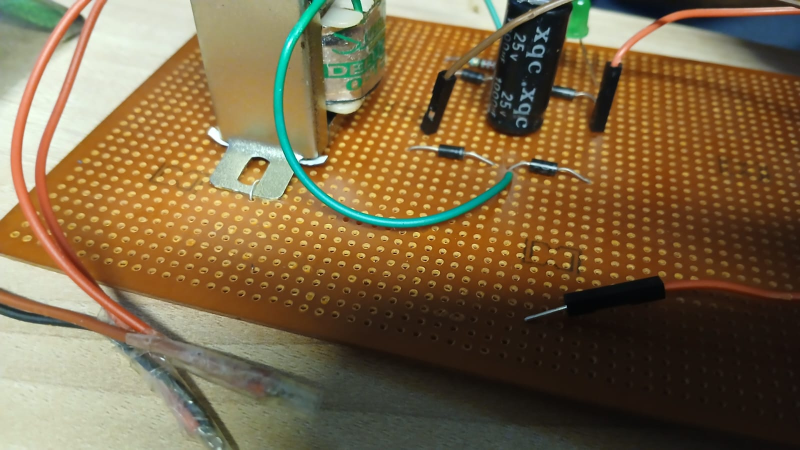
#> input picture rectifier-report-figures/photos/closeup.jpeg, 1600 x 900 px, found by its file name (shown at 1/2 size)
$ jupyter execute rectifier_figures.ipynb
#> lines starting #> are read from the running program, lines starting #| are printed output that depends on the picture
# Full Wave Rectifier – simulation and figures
Bridge rectifier (4 x 1N4007) + 1000 µF filter + green LED with 1 kΩ series resistor.
Everything below is a model (ideal transformer, constant diode drop), so the numbers are
*simulated / calculated*, not measured. Change the parameters in the next cell to match your board.

**Colab:** to include the photo figures, upload `top_view.jpeg`, `closeup.jpeg` and `side_view.jpeg` into a `photos/` folder (left sidebar → Files). The other figures need no files.

[cell 1]
# Imports and parameters
import os
import numpy as np
import matplotlib
import matplotlib.pyplot as plt
from matplotlib.patches import Polygon, Circle, Arc
from PIL import Image

plt.rcParams['font.family'] = 'DejaVu Sans'
OUT = 'figures'; os.makedirs(OUT, exist_ok=True)

f   = 50                    # mains frequency (Hz)
Vrms = 12                   # transformer secondary (V rms)  -> check with a multimeter
Vm  = Vrms*np.sqrt(2)       # peak secondary voltage
VD  = 0.7                   # silicon diode drop (V)
VF  = 2.0                   # green LED forward drop (V)
R   = 1000.0                # LED series resistor (ohm)    -> check the colour bands
C_BUILT = 1000e-6           # filter capacitor as built (F)
Vp  = Vm - 2*VD             # peak of the rectified output (two diodes conduct)
print(f'Vm = {Vm:.2f} V, Vp = {Vp:.2f} V')

[cell 2]
# Simulation of the rectifier
def run(C, R=R, T=0.2, dt=2e-6):
    """Return time, secondary voltage, and output voltage.
    C=None gives the unfiltered output."""
    t = np.arange(0, T, dt)
    vs = Vm*np.sin(2*np.pi*f*t)
    rect = np.clip(np.abs(vs) - 2*VD, 0, None)
    if C is None:
        return t, vs, rect
    vc = 0.0; out = np.empty_like(t)
    for k, r in enumerate(rect):
        if r > vc:                       # diodes conduct, capacitor charges
            vc = r
        else:                            # diodes off, capacitor feeds the LED + R branch
            vc -= max(0.0, vc - VF)/R*dt/C
        out[k] = vc
    return t, vs, out

[cell 3]
# Table values (unfiltered and filtered)
t, vs, u = run(None)
m = (t >= 0.04) & (t < 0.08)             # two full cycles
vdc = u[m].mean(); vrms = np.sqrt((u[m]**2).mean())
gamma = np.sqrt((vrms/vdc)**2 - 1)
iavg = (np.clip(u[m] - VF, 0, None)/R).mean()
print(f'UNFILTERED: Vdc={vdc:.2f} V  Vrms={vrms:.2f} V  ripple factor={gamma:.3f}  Iavg={iavg*1e3:.2f} mA')

print('\nC(uF)  Vdc    Vr(pp)  gamma_sim(%)  gamma_formula(%)  Idc(mA)')
for C in (100e-6, 220e-6, 470e-6, 1000e-6):
    t, vs, o = run(C, T=0.4); m = t > 0.3
    vdc_c = o[m].mean(); vpp = o[m].max() - o[m].min()
    g_sim = np.sqrt(((o[m]-vdc_c)**2).mean())/vdc_c*100
    I = (vdc_c - VF)/R
    g_form = 1/(4*np.sqrt(3)*f*C*(vdc_c/I))*100
    print(f'{C*1e6:5.0f}  {vdc_c:5.2f}  {vpp:5.2f}   {g_sim:6.2f}        {g_form:6.2f}          {I*1e3:5.2f}')

[cell 4]
# Figure 7 – circuit diagram
INK = '#1b1b1b'
def wire(ax, *pts, lw=2.6):
    ax.plot(*zip(*pts), c=INK, lw=lw, solid_capstyle='round', solid_joinstyle='round')
def dot(ax, p): ax.plot(*p, 'o', c=INK, ms=7)
def diode(ax, a, b, label, off):
    a = np.array(a, float); b = np.array(b, float)
    m = (a+b)/2; d = (b-a)/np.linalg.norm(b-a); n = np.array([-d[1], d[0]])
    s, w = 0.42, 0.36; p1, p2 = m - d*s, m + d*s
    ax.plot(*zip(a, p1), c=INK, lw=2.6); ax.plot(*zip(p2, b), c=INK, lw=2.6)
    ax.add_patch(Polygon([p1+n*w, p1-n*w, p2], closed=True, fc='white', ec=INK, lw=2.6))
    ax.plot(*zip(p2+n*w, p2-n*w), c=INK, lw=3.2)
    ax.text(m[0]+off[0], m[1]+off[1], label, fontsize=12, fontweight='bold', ha='center', va='center')
def coil(ax, x, y0, y1, n, side):
#> called with x = 2, y0 = 2.5, y1 = 5.5, n = 5, side = 1
    ys = np.linspace(y0, y1, n+1)
    for i in range(n):
        ax.add_patch(Arc((x, (ys[i]+ys[i+1])/2), 0.5, ys[i+1]-ys[i],
                         theta1=-90 if side > 0 else 90, theta2=90 if side > 0 else 270, ec=INK, lw=2.6))

fig, ax = plt.subplots(figsize=(11.2, 7.2), dpi=100)
ax.set_xlim(-1.2, 18.0); ax.set_ylim(-0.6, 8.2); ax.axis('off'); ax.set_aspect('equal')
ax.add_patch(Circle((0.9, 4), 0.55, fc='white', ec=INK, lw=2.6))
xs = np.linspace(0.65, 1.15, 50); ax.plot(xs, 4+0.2*np.sin((xs-0.65)/0.5*2*np.pi), c=INK, lw=2)
ax.text(0.2, 4.0, '230 V\n50 Hz', ha='right', va='center', fontsize=11, color='#555')
wire(ax, (0.9, 4.55), (0.9, 5.5), (2.0, 5.5)); wire(ax, (0.9, 3.45), (0.9, 2.5), (2.0, 2.5))
coil(ax, 2.0, 2.5, 5.5, 5, +1); coil(ax, 3.3, 2.5, 5.5, 5, -1)
for x in (2.55, 2.75): wire(ax, (x, 2.3), (x, 5.7), lw=2.2)
ax.text(2.65, 6.2, 'T1\n230 V / 12 V', ha='center', fontsize=11, fontweight='bold')
wire(ax, (3.3, 5.5), (3.9, 5.5), (3.9, 6.9), (6.5, 6.9), (6.5, 6.4))
wire(ax, (3.3, 2.5), (3.9, 2.5), (3.9, 1.5), (6.5, 1.5), (6.5, 1.7))
P, Q, N, POS = (6.5, 6.4), (6.5, 1.7), (4.4, 4.05), (8.6, 4.05)
diode(ax, P, POS, 'D1', (0.55, 0.5)); diode(ax, Q, POS, 'D2', (0.55, -0.5))
diode(ax, N, P, 'D3', (-0.55, 0.5)); diode(ax, N, Q, 'D4', (-0.55, -0.5))
for p in (P, Q, N, POS): dot(ax, p)
ax.text(6.5, 7.3, 'P', ha='center', fontsize=13, color='#666'); ax.text(6.5, 1.0, 'Q', ha='center', fontsize=13, color='#666')
wire(ax, N, (4.4, 0.2), (13.4, 0.2))
ax.plot([4.2, 4.6], [1.5, 1.5], c='white', lw=3.5, zorder=3)                       # wire hop
ax.add_patch(Arc((4.4, 1.5), 0.4, 0.4, theta1=0, theta2=180, ec=INK, lw=2.6, zorder=4))
wire(ax, POS, (13.4, 4.05))
cx = 10.0                                                                          # filter capacitor
wire(ax, (cx, 4.05), (cx, 2.55)); wire(ax, (cx, 1.75), (cx, 0.2))
wire(ax, (cx-0.55, 2.55), (cx+0.55, 2.55), lw=4); wire(ax, (cx-0.55, 1.75), (cx+0.55, 1.75), lw=4)
dot(ax, (cx, 4.05)); dot(ax, (cx, 0.2))
ax.text(cx-0.45, 2.95, '+', fontsize=15, fontweight='bold', color='#1f5fa8')
ax.text(cx+0.2, 3.35, 'C1\n1000 µF\n25 V', ha='left', va='center', fontsize=10.5, fontweight='bold')
lx = 12.1                                                                          # LED + resistor branch
wire(ax, (lx, 4.05), (lx, 3.5))
zz = [(lx, 3.5)] + [(lx+(0.2 if i % 2 == 0 else -0.2), 3.5-0.17*(i+0.5)) for i in range(6)] + [(lx, 2.45)]
wire(ax, *zz); wire(ax, (lx, 2.45), (lx, 2.2))
ax.add_patch(Polygon([(lx-0.33, 2.2), (lx+0.33, 2.2), (lx, 1.55)], closed=True, fc='white', ec=INK, lw=2.6))
wire(ax, (lx-0.33, 1.55), (lx+0.33, 1.55), lw=3.2); wire(ax, (lx, 1.55), (lx, 0.2))
for dy in (0.0, 0.28):
    ax.annotate('', xy=(lx+0.95, 2.45-dy), xytext=(lx+0.45, 1.95-dy), arrowprops=dict(arrowstyle='-|>', color='#2e8b3a', lw=2))
dot(ax, (lx, 4.05)); dot(ax, (lx, 0.2))
ax.text(lx+0.45, 3.0, 'R\n1 kΩ', ha='left', va='center', fontsize=11, fontweight='bold')
ax.text(lx+0.55, 0.85, 'Green LED', ha='left', va='center', fontsize=11, fontweight='bold', color='#2e8b3a')
for y, lab, col in ((4.05, 'DC+  (orange jumper)', '#c75a00'), (0.2, 'DC−  (brown jumper)', '#6b4a2b')):
    ax.add_patch(Circle((13.4, y), 0.14, fc='white', ec=INK, lw=2.4, zorder=5))
    ax.text(13.7, y, lab, fontsize=11, fontweight='bold', color=col, va='center')
ax.text(13.7, 2.1, 'free ends = bare male pins\n(output terminals, left\nunconnected)', fontsize=10, color='#555', va='center')
ax.text(5.2, 4.05, '−', fontsize=22, color='#1f5fa8', ha='right', va='center', fontweight='bold')
ax.text(8.8, 4.55, '+', fontsize=22, color='#1f5fa8', ha='left', va='center', fontweight='bold')
fig.savefig(f'{OUT}/fig7_circuit.png', bbox_inches='tight', dpi=170, facecolor='white'); plt.show()
#> after `fig.savefig(f'{OUT}/fig7_circuit.png', bbox_inches='tight', dpi=170, f`:
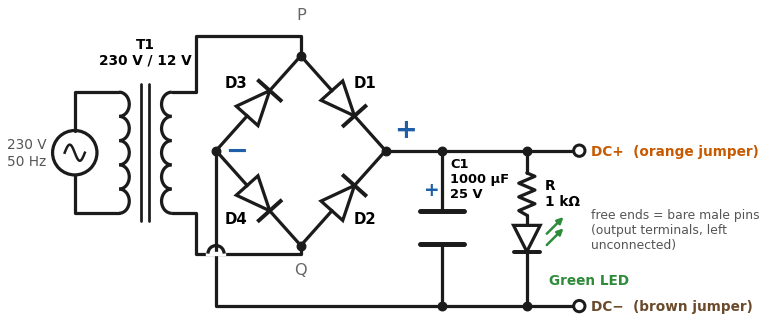
#> figure drawn by matplotlib, 1 panel

[cell 5]
# Figure 10 – output waveform with and without the filter
G, RD, OR, BL = '#2e7d32', '#c8102e', '#e07b00', '#1565c0'
cols = {100: OR, 220: BL, 470: RD, 1000: G}
t, vs, u = run(None, T=0.08); tm = t*1e3
sims = {C: run(C*1e-6, T=0.08)[2] for C in (100, 220, 470, 1000)}
fig, (a1, a2) = plt.subplots(2, 1, figsize=(7.6, 6.2), dpi=180)
a1.plot(tm, vs, c='#b0b0b0', lw=1.1, label='Transformer secondary')
a1.plot(tm, u, c='#555', lw=1.3, ls='--', label='Without filter')
a1.plot(tm, sims[1000], c=G, lw=2.4, label='With C1 = 1000 µF (as built)')
a1.set(ylabel='Voltage (V)', xlim=(-2, 80)); a1.set_title('(a) Full view', loc='left', fontsize=10)
a1.legend(loc='lower right', fontsize=8); a1.grid(alpha=.25)
for C in (100, 220, 470):
    a2.plot(tm, sims[C], c=cols[C], lw=1.2, ls='--', label=f'{C} µF (simulated, for comparison)')
a2.plot(tm, sims[1000], c=G, lw=2.6, label='1000 µF (as built)')
a2.set(xlim=(30, 80), ylim=(14.0, 15.9), xlabel='Time (ms)', ylabel='Output voltage (V)')
a2.set_title('(b) Zoomed view of the ripple', loc='left', fontsize=10); a2.grid(alpha=.25); a2.legend(loc='lower left', fontsize=7.5, ncol=2)
mm = (tm >= 40) & (tm <= 60); vmax, vmin = sims[1000][mm].max(), sims[1000][mm].min()
a2.annotate(f'ripple (1000 µF): V$_{{r(pp)}}$ ≈ {vmax-vmin:.2f} V', xy=(54.5, vmin), xytext=(56, 15.78), fontsize=8.5, arrowprops=dict(arrowstyle='->'))
for a in (a1, a2): a.spines[['top', 'right']].set_visible(False)
plt.tight_layout(); fig.savefig(f'{OUT}/fig10_waveform.png', dpi=180, facecolor='white'); plt.show()
#> after `plt.tight_layout()`:
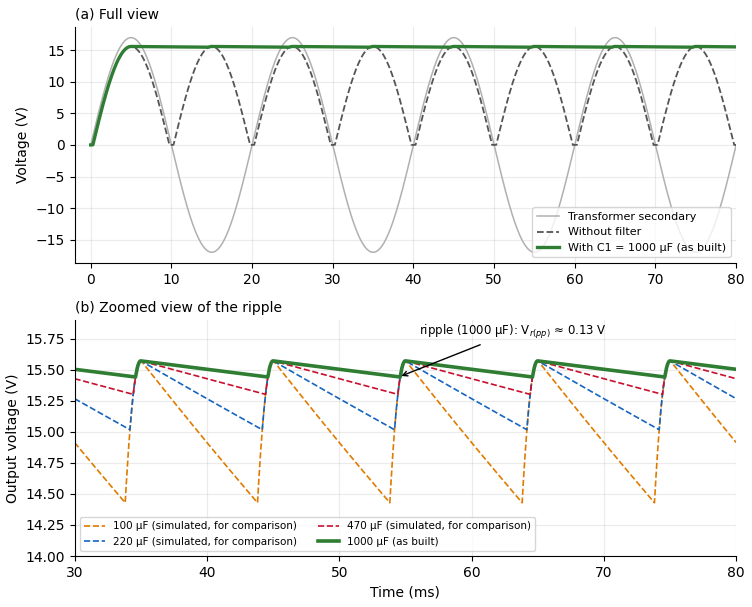
#> figure drawn by matplotlib, 2 panels; panel 1: curve peaks at x = 5, y = 16.97; panel 1: curve peaks at x = 5, y = 15.57; panel 1: curve peaks at x = 5, y = 15.57; panel 2: curve peaks at x = 5, y = 15.57

[cell 6]
# Figure 11 – ripple factor vs capacitance
Cs = np.logspace(np.log10(47e-6), np.log10(4700e-6), 60)
def ripple_pct(C, Rser):
    I = (Vp - VF)/Rser; Vr = I/(2*f*C); Vdc = Vp - Vr/2
    return Vr/(2*np.sqrt(3)*Vdc)*100
fig, ax = plt.subplots(figsize=(7.6, 4.2), dpi=180)
for Rser, c, l in ((470, RD, 'R = 470 Ω'), (1000, G, 'R = 1 kΩ (as built)'), (2200, BL, 'R = 2.2 kΩ')):
    ax.loglog(Cs*1e6, ripple_pct(Cs, Rser), c=c, lw=2.4 if Rser == 1000 else 1.6, label=l)
g0 = ripple_pct(C_BUILT, R)
ax.plot(1000, g0, 'o', c='k', ms=8, zorder=5)
ax.annotate(f'built circuit\n(1000 µF, 1 kΩ)\nγ ≈ {g0:.2f} %', xy=(1000, g0), xytext=(1400, 2.2), fontsize=8.5, arrowprops=dict(arrowstyle='->'))
ax.set(xlabel='Filter capacitance C (µF)', ylabel='Ripple factor γ (%)'); ax.grid(alpha=.3, which='both')
ax.legend(fontsize=8.5, title='Series resistor with LED', title_fontsize=8.5); ax.spines[['top', 'right']].set_visible(False)
plt.tight_layout(); fig.savefig(f'{OUT}/fig11_ripple_vs_C.png', dpi=180, facecolor='white'); plt.show()
#> after `plt.tight_layout()`:
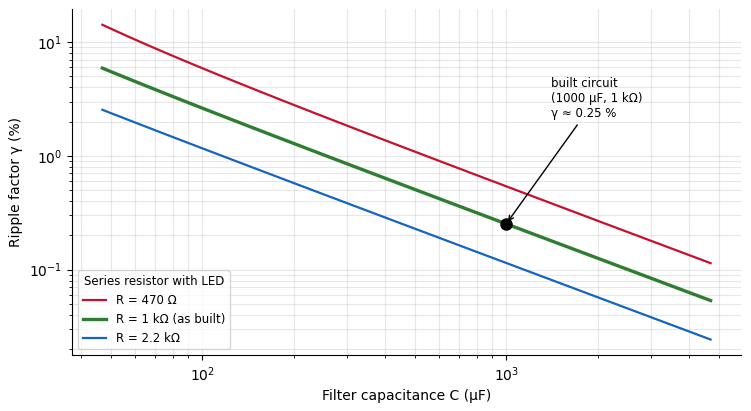
#> figure drawn by matplotlib, 1 panel; curve peaks at x = 47, y = 14.19; curve peaks at x = 47, y = 5.9; curve peaks at x = 47, y = 2.54

[cell 7]
# Figure 12 – average output voltage vs load current (small-ripple approximation)
I = np.linspace(0, 60e-3, 100)
fig, ax = plt.subplots(figsize=(7.6, 4.2), dpi=180)
for C in (100, 220, 470, 1000):
    ax.plot(I*1e3, Vp - I/(4*f*C*1e-6), c=cols[C], lw=2.4 if C == 1000 else 1.6, label=f'C = {C} µF')
y0 = Vp - 13.5e-3/(4*f*C_BUILT)
ax.plot(13.5, y0, 'o', c='k', ms=8, zorder=5)
ax.annotate('built circuit\n(≈ 13.5 mA, 1000 µF)', xy=(13.5, y0), xytext=(24, 15.9), fontsize=8.5, arrowprops=dict(arrowstyle='->'))
ax.set(xlabel='Load current (mA)', ylabel='Average output voltage V$_{dc}$ (V)', ylim=(8, 16.4)); ax.grid(alpha=.3)
ax.legend(fontsize=8.5, loc='lower left'); ax.spines[['top', 'right']].set_visible(False)
plt.tight_layout(); fig.savefig(f'{OUT}/fig12_vdc_vs_I.png', dpi=180, facecolor='white'); plt.show()
#> after `plt.tight_layout()`:
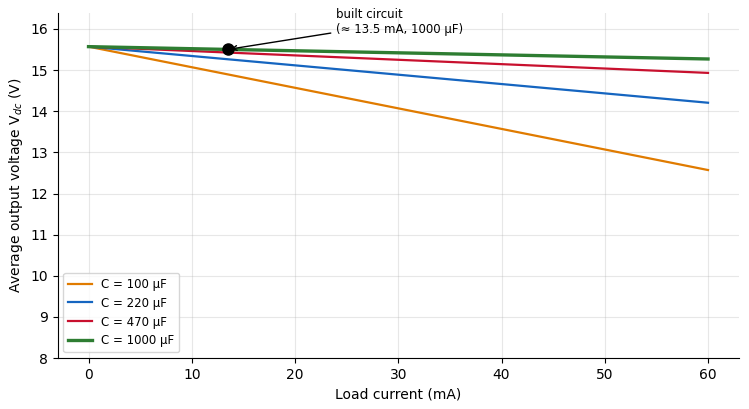
#> figure drawn by matplotlib, 1 panel; curve peaks at x = 0, y = 15.57; curve peaks at x = 0, y = 15.57; curve peaks at x = 0, y = 15.57

[cell 8]
# Figures 8 and 9 – photos (put your three photos in the photos/ folder first)
PHOTO_TOP, PHOTO_CLOSE, PHOTO_SIDE = 'photos/top_view.jpeg', 'photos/closeup.jpeg', 'photos/side_view.jpeg'
if all(os.path.exists(p) for p in (PHOTO_TOP, PHOTO_CLOSE, PHOTO_SIDE)):
    # Fig 9: close-up + side view
    a, b = Image.open(PHOTO_CLOSE), Image.open(PHOTO_SIDE)
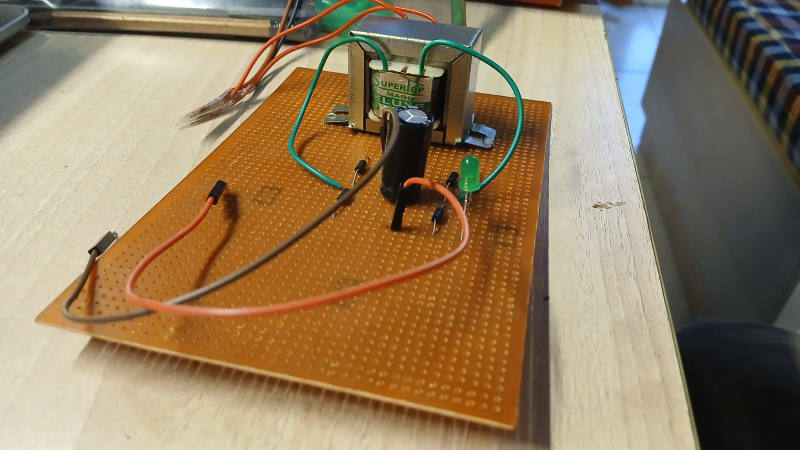
#> input picture rectifier-report-figures/photos/side_view.jpeg, 1600 x 900 px, found by its file name (shown at 1/2 size)
#> a is the input picture: PIL image 1600x900 RGB; mean R, G, B 123.6, 102.2, 69
#> b is the input picture: PIL image 1600x900 RGB; mean R, G, B 146.8, 125.1, 95.1
    fig, axs = plt.subplots(1, 2, figsize=(10, 3.9), dpi=150)
    for ax, im, tt in zip(axs, (a, b), ('(a) Close-up: capacitor, diodes and plugged-in output pins', '(b) Side view of the finished board')):
        ax.imshow(im); ax.axis('off'); ax.set_title(tt, fontsize=9.5)
#> this loop made 2 passes
#> tt on pass 2: '(b) Side view of the finished board'
    plt.tight_layout(); fig.savefig(f'{OUT}/fig9_photo_pair.png', dpi=150, facecolor='white'); plt.show()

    # Fig 8: numbered top view. Marker positions are pixel positions in a 1600x900 photo;
    # adjust them if your photo is different.
    im = Image.open(PHOTO_TOP); box = (440, 100, 1140, 880); cr = im.crop(box); ox, oy = box[0], box[1]
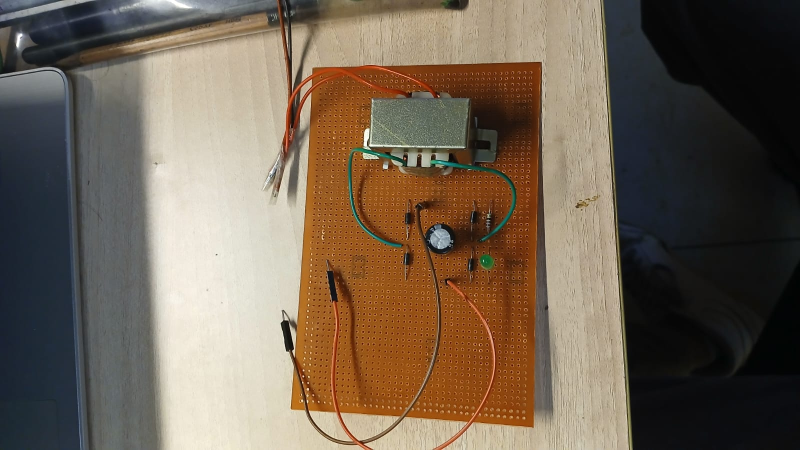
#> input picture rectifier-report-figures/photos/top_view.jpeg, 1600 x 900 px, found by its file name (shown at 1/2 size)
#> further down, im is the input picture: PIL image 1600x900 RGB; mean R, G, B 113.8, 99.1, 83.2
#> after `cr = im.crop(box)`:
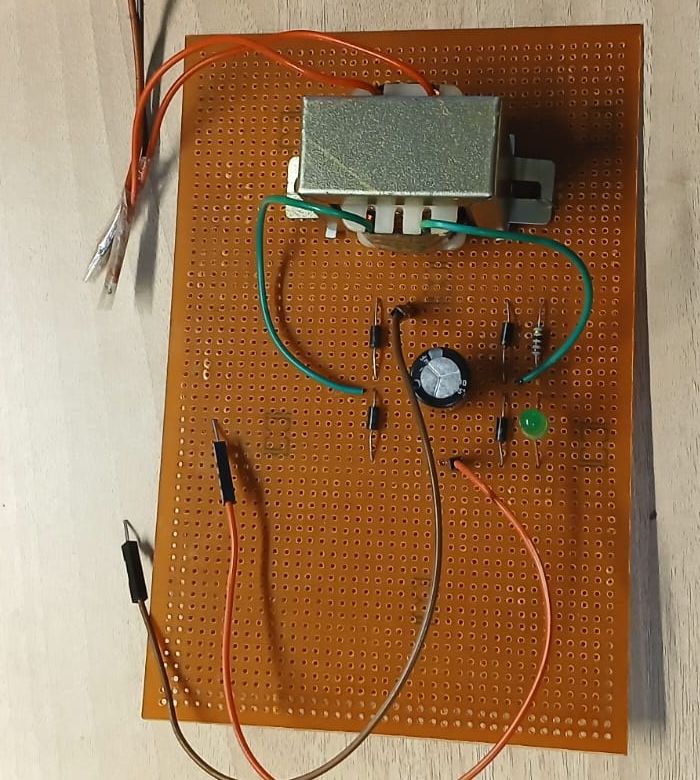
#> cr: PIL image 700x780 RGB; mean R, G, B 154, 117.9, 83.5
    fig = plt.figure(figsize=(10.2, 6.4), dpi=100); ax = fig.add_axes([0, 0, 0.62, 1]); ax.imshow(cr); ax.axis('off')
    marks = {1: (840, 250), 2: (560, 350), 3: (720, 335), 4: (822, 430), 5: (880, 470),
             6: (975, 440), 7: (970, 522), 8: (900, 565), 9: (838, 408), 10: (570, 650)}
    extra = {4: [(815, 515), (945, 415), (945, 525)], 3: [(1020, 370)], 10: [(660, 530)]}
    offs = {1: (0, -70), 2: (-20, -45), 3: (-45, -35), 4: (-55, 0), 5: (12, 52), 6: (55, -40), 7: (60, 5), 8: (35, 38), 9: (-48, -28), 10: (-8, 38)}
    badge = dict(boxstyle='circle,pad=0.25', fc='#ffe600', ec='black', lw=1.2)
    for k, (x, y) in marks.items():
        for (px, py) in [(x, y)] + extra.get(k, []):
            ax.add_patch(Circle((px-ox, py-oy), 26 if k == 1 else 20, fc='none', ec='#ffe600', lw=2.2))
        ax.text(x-ox+offs[k][0], y-oy+offs[k][1], str(k), fontsize=12, fontweight='bold', ha='center', va='center', bbox=badge)
    leg = ['Transformer T1 (230 V / 12 V)', 'Primary leads (orange) to the\nmains plug', 'Secondary leads (green) to the\nbridge inputs P and Q',
           'Bridge diodes D1–D4 (1N4007)', 'Filter capacitor C1, 1000 µF / 25 V', 'Series resistor R', 'Green LED (indicator)',
           'Orange jumper (DC+): end plugged\ninto the board', 'Brown jumper (DC−): end plugged\ninto the board',
           'Free male pins of the two jumper\nleads (output terminals, unconnected)']
    y = 0.955
    for i, tt in enumerate(leg, 1):
        fig.text(0.645, y, str(i), fontsize=11, fontweight='bold', ha='center', va='top', bbox=dict(boxstyle='circle,pad=0.25', fc='#ffe600', ec='black', lw=1))
        fig.text(0.68, y, tt, fontsize=10.5, va='top'); y -= 0.045*(tt.count('\n')+1) + 0.03
    fig.savefig(f'{OUT}/fig8_photo_annotated.png', dpi=170, facecolor='white'); plt.show()
#> after `fig.savefig(f'{OUT}/fig8_photo_annotated.png', dpi=170, facecolor='whi`:
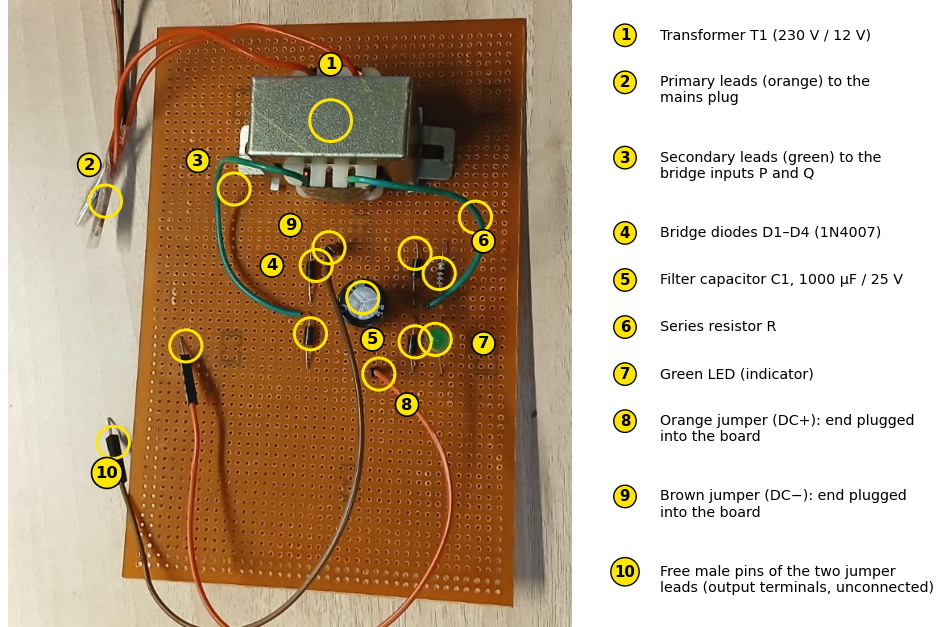
#> figure drawn by matplotlib, 1 panel
else:
    print('Photos not found in photos/ – skipping Figures 8 and 9.')
